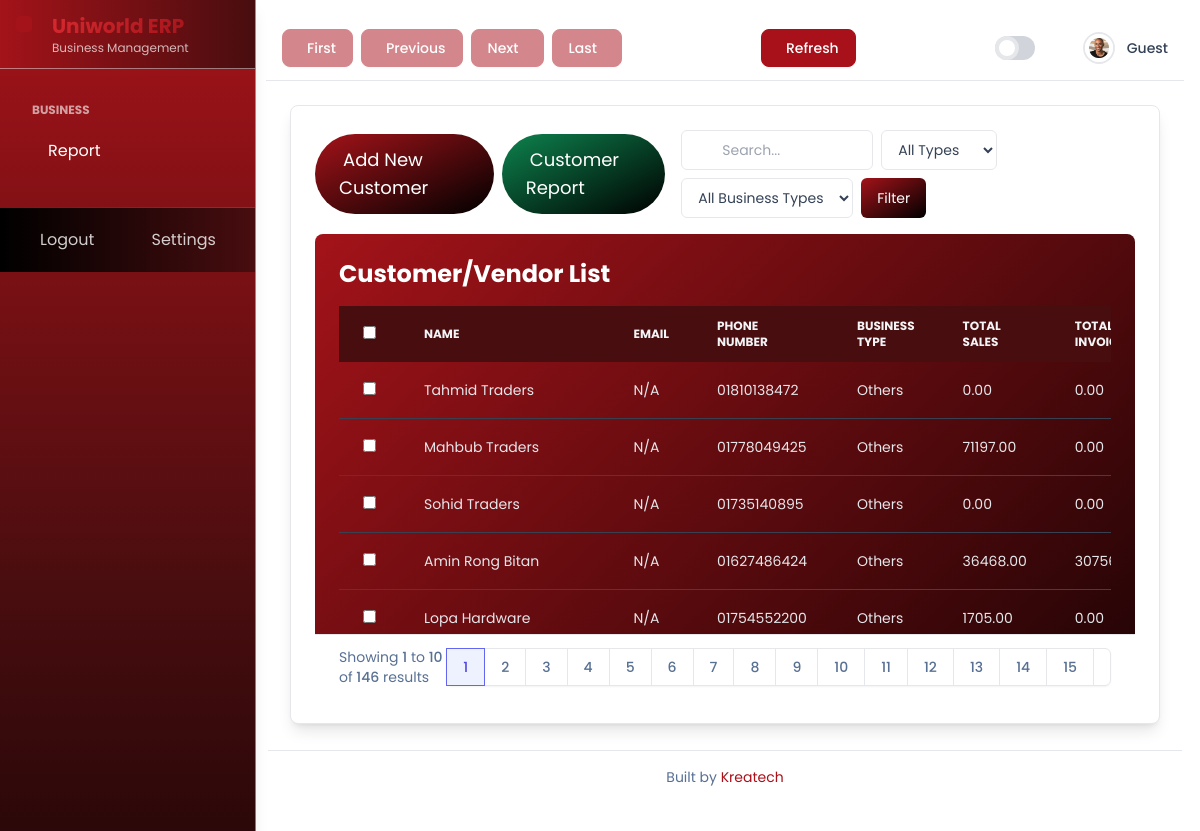
Page /erp/customers-vendors/ on the earlier database version.
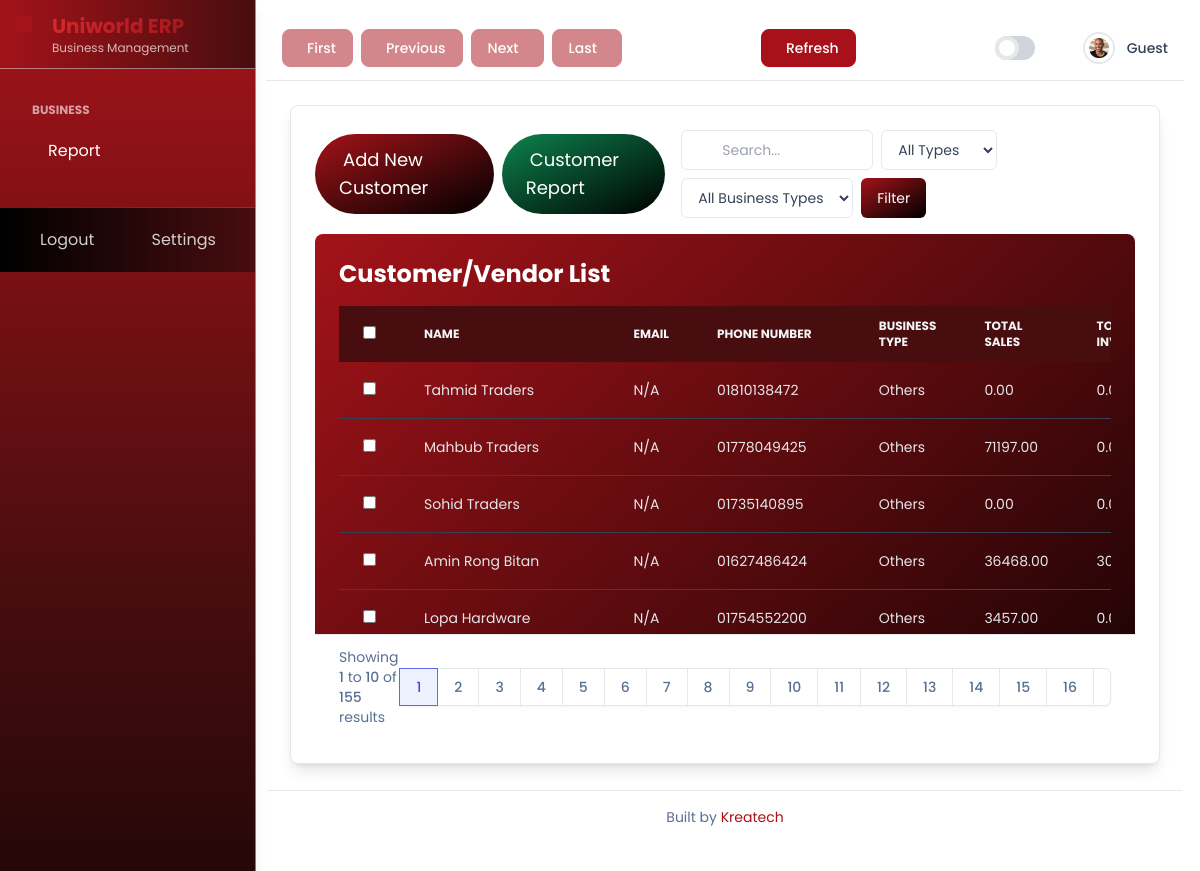
Same page on the later database version.
### uniworlderp/models.py (models this page shows, shortened)
class CustomerVendor(models.Model):
    ENTITY_TYPE_CHOICES = [
        ('customer', 'Customer'),
        ('vendor', 'Vendor'),
    ]
    BUSINESS_TYPE_CHOICES = [
        ('retailer', 'Retailer'),
        ('wholesaler', 'Wholesaler'),
        ('manufacturer', 'Manufacturer'),
        ('others', 'Others'),
    ]
    id = models.UUIDField(primary_key=True, default=uuid.uuid4, editable=False)
    name = models.CharField(max_length=255, db_index=True)
    email = models.EmailField(blank=True, null=True, db_index=True)
    phone_number = models.CharField(max_length=15, verbose_name='Phone Number')
    whatsapp_number = models.CharField(max_length=15, blank=True, null=True)
    address = models.TextField(blank=True, null=True)
    business_type = models.CharField(
        max_length=20,
        choices=BUSINESS_TYPE_CHOICES,
        default='others',
        verbose_name='Business Type'
    )
    entity_type = models.CharField(max_length=10, choices=ENTITY_TYPE_CHOICES, default='customer')
    created_at = models.DateTimeField(auto_now_add=True)
    updated_at = models.DateTimeField(auto_now=True)
    owner = models.ForeignKey(settings.AUTH_USER_MODEL, on_delete=models.CASCADE, related_name='customer_vendors')
    class Meta:
        verbose_name = 'Customer/Vendor'
        verbose_name_plural = ' Customers/Vendors'
        indexes = [
            models.Index(fields=['name', 'email', 'entity_type']),
        ]

### uniworlderp/views/customer_views.py (the view, shortened to what this page needs)
# urls.py: path('customers-vendors/', customer_views.CustomerVendorListView.as_view(), name='customer_list'),
class CustomerVendorListView(ListView):
    model = CustomerVendor
    template_name = 'customer_vendor/list.html'
    context_object_name = 'customers'
    paginate_by = 10
    def get_queryset(self):
        search_query = self.request.GET.get('search', '')
        entity_type = self.request.GET.get('entity_type', '')
        business_type = self.request.GET.get('business_type', '')
        queryset = CustomerVendor.objects.all()
        if entity_type:
            queryset = queryset.filter(entity_type=entity_type)
        if business_type:
            queryset = queryset.filter(business_type=business_type)
        queryset = queryset.annotate(
            total_sales=Coalesce(Sum('sales_orders__total_amount', output_field=DecimalField(max_digits=10, decimal_places=2)), Value(0, output_field=DecimalField(max_digits=10, decimal_places=2))),
            total_invoices=Coalesce(Sum('ar_invoices__total_amount', output_field=DecimalField(max_digits=10, decimal_places=2)), Value(0, output_field=DecimalField(max_digits=10, decimal_places=2)))
        )
        return queryset
    def get_context_data(self, **kwargs):
        context = super().get_context_data(**kwargs)
        context['search_query'] = self.request.GET.get('search', '')
        context['entity_type'] = self.request.GET.get('entity_type', '')
        context['business_type'] = self.request.GET.get('business_type', '')
        context['business_type_choices'] = CustomerVendor.BUSINESS_TYPE_CHOICES
        return context

### uniworlderp/templates/customer_vendor/list.html (shortened to what this page needs)
{% extends "base.html" %}
{% load static %}
{% block main_content %}
<div class="bg-[hsl(var(--background))] rounded-lg shadow-lg overflow-hidden border border-[hsl(var(--border))]">
    <div class="p-6">
        <div class="flex flex-col sm:flex-row justify-between items-center mb-4 space-y-4 sm:space-y-0 sm:space-x-4">
            <div class="flex items-center space-x-2">
                <a href="{% url 'customer_vendor:customer_create' %}" class="w-full sm:w-auto px-6 py-3 bg-gradient-to-br from-[#a31319] to-black text-white rounded-full hover:bg-opacity-90 focus:outline-none focus:ring-2 focus:ring-offset-2 focus:ring-[hsl(var(--ring))] text-lg">
                     Add New Customer
                </a>
                <a href="{% url 'customer_vendor:customer_report' %}" class="w-full sm:w-auto px-6 py-3 bg-gradient-to-br from-[#0d834e] to-black text-white rounded-full hover:bg-opacity-90 focus:outline-none focus:ring-2 focus:ring-offset-2 focus:ring-[hsl(var(--ring))] text-lg">
                     Customer Report
                </a>
            </div>
            <form method="get" action="{% url 'customer_vendor:customer_list' %}" class="relative w-full sm:w-auto flex flex-wrap gap-2">
                <input type="text" name="search" placeholder="Search..." class="pl-10 pr-4 py-2 border border-[hsl(var(--border))] rounded-md focus:ring-indigo-500 focus:border-indigo-500 block w-full sm:w-48 sm:text-sm bg-[hsl(var(--background))]" value="{{ request.GET.search }}">
                <select name="entity_type" class="py-2 px-3 border border-[hsl(var(--border))] rounded-md focus:ring-indigo-500 focus:border-indigo-500 block w-full sm:w-auto sm:text-sm bg-[hsl(var(--background))]">
                    <option value="">All Types</option>
                </select>
                <select name="business_type" class="py-2 px-3 border border-[hsl(var(--border))] rounded-md focus:ring-indigo-500 focus:border-indigo-500 block w-full sm:w-auto sm:text-sm bg-[hsl(var(--background))]">
                    <option value="">All Business Types</option>
                </select>
                <button type="submit" class="px-4 py-2 bg-gradient-to-br from-[#a31319] to-black text-white rounded-md hover:bg-opacity-90 focus:outline-none focus:ring-2 focus:ring-offset-2 focus:ring-[hsl(var(--ring))] text-sm">
                    Filter
                </button>
                <div class="absolute inset-y-0 left-0 pl-3 flex items-center pointer-events-none">
                </div>
            </form>
        </div>
        <div class="overflow-x-auto table-container">
            <div class="bg-gradient-to-br from-[#a31319] to-black rounded-lg shadow-lg overflow-hidden">
                <div class="p-6">
                    <h2 class="text-2xl font-bold text-white mb-4">Customer/Vendor List</h2>
                    <div class="overflow-x-auto">
                        <table id="customerTable" class="w-full text-sm text-left text-gray-200">
                            <thead class="text-xs uppercase bg-[#480d0f] text-gray-100">
                                <tr>
                                    <th scope="col" class="px-6 py-3">
                                        <input type="checkbox" class="rounded border-gray-600 text-[#a31319] shadow-sm focus:border-[#a31319] focus:ring focus:ring-[#a31319] focus:ring-opacity-50">
                                    </th>
                                    <th scope="col" class="px-6 py-3 cursor-pointer">Name</th>
                                    <th scope="col" class="px-6 py-3 cursor-pointer">Email</th>
                                    <th scope="col" class="px-6 py-3 cursor-pointer">Phone Number</th>
                                    <th scope="col" class="px-6 py-3 cursor-pointer">Business Type</th>
                                    <th scope="col" class="px-6 py-3 cursor-pointer">Total Sales</th>
                                    <th scope="col" class="px-6 py-3 cursor-pointer">Total Invoices</th>
                                </tr>
                            </thead>
                            <tbody>
                                {% for customer in customers %}
                                <tr class="border-b border-gray-700 hover:bg-[#5a1114] transition-colors">
                                    <td class="px-6 py-4 whitespace-nowrap">
                                        <input type="checkbox" class="rounded border-gray-600 text-[#a31319] shadow-sm focus:border-[#a31319] focus:ring focus:ring-[#a31319] focus:ring-opacity-50">
                                    </td>
                                    <td class="px-6 py-4 whitespace-nowrap">{{ customer.name }}</td>
                                    <td class="px-6 py-4">{{ customer.email|default:"N/A" }}</td>
                                    <td class="px-6 py-4">{{ customer.phone_number }}</td>
                                    <td class="px-6 py-4">{{ customer.get_business_type_display }}</td>
                                    <td class="px-6 py-4">{{ customer.total_sales|floatformat:2 }}</td>
                                    <td class="px-6 py-4">{{ customer.total_invoices|floatformat:2 }}</td>
                                </tr>
                                {% empty %}
                                <tr>
                                    <td colspan="7" class="px-6 py-4 text-center text-sm text-gray-400">No customers available.</td>
                                </tr>
                                {% endfor %}
                            </tbody>
                        </table>
                    </div>
                </div>
            </div>
        </div>
        <div class="bg-[hsl(var(--background))] px-4 py-3 flex items-center justify-between border-t border-[hsl(var(--border))] sm:px-6">
            <div class="hidden sm:flex-1 sm:flex sm:items-center sm:justify-between">
                <div>
                    <p class="text-sm text-[hsl(var(--muted-foreground))]">
                        Showing <span class="font-medium">{{ page_obj.start_index }}</span> to <span class="font-medium">{{ page_obj.end_index }}</span> of <span class="font-medium">{{ paginator.count }}</span> results
                    </p>
                </div>
                <div>
                    <nav class="relative z-0 inline-flex rounded-md shadow-sm -space-x-px" aria-label="Pagination">
                        {% for num in page_obj.paginator.page_range %}
                            {% if page_obj.number == num %}
                                <a href="?page={{ num }}" aria-current="page" class="z-10 bg-indigo-50 border-indigo-500 text-indigo-600 relative inline-flex items-center px-4 py-2 border text-sm font-medium">
                                    {{ num }}
                                </a>
                            {% else %}
                                <a href="?page={{ num }}" class="bg-[hsl(var(--background))] border-[hsl(var(--border))] text-[hsl(var(--muted-foreground))] relative inline-flex items-center px-4 py-2 border text-sm font-medium hover:bg-[hsl(var(--muted))]">
                                    {{ num }}
                                </a>
                            {% endif %}
                        {% endfor %}
                        {% if page_obj.has_next %}
                            <a href="?page={{ page_obj.next_page_number }}" class="relative inline-flex items-center px-2 py-2 rounded-r-md border border-[hsl(var(--border))] bg-[hsl(var(--background))] text-sm font-medium text-[hsl(var(--muted-foreground))] hover:bg-[hsl(var(--muted))]">
                            </a>
                        {% endif %}
                    </nav>
                </div>
            </div>
        </div>
    </div>
</div>
{% endblock %}

Differences in the rows shown:
changed CustomerVendor "Lopa Hardware": total_sales "1705.00" → "3457.00"
Other differences:
{{ paginator.count }}: "146" → "155"
new list line: "16"
